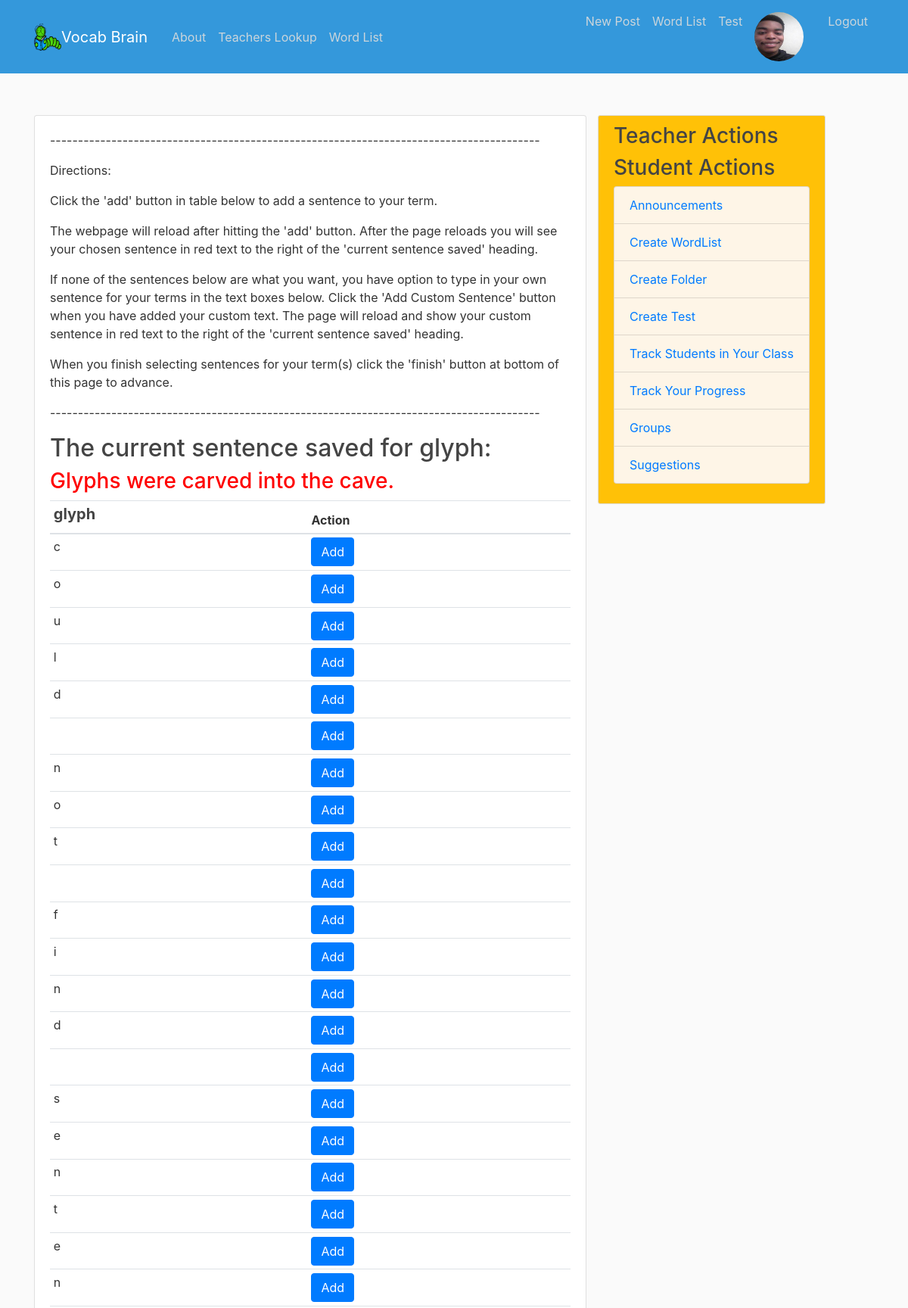
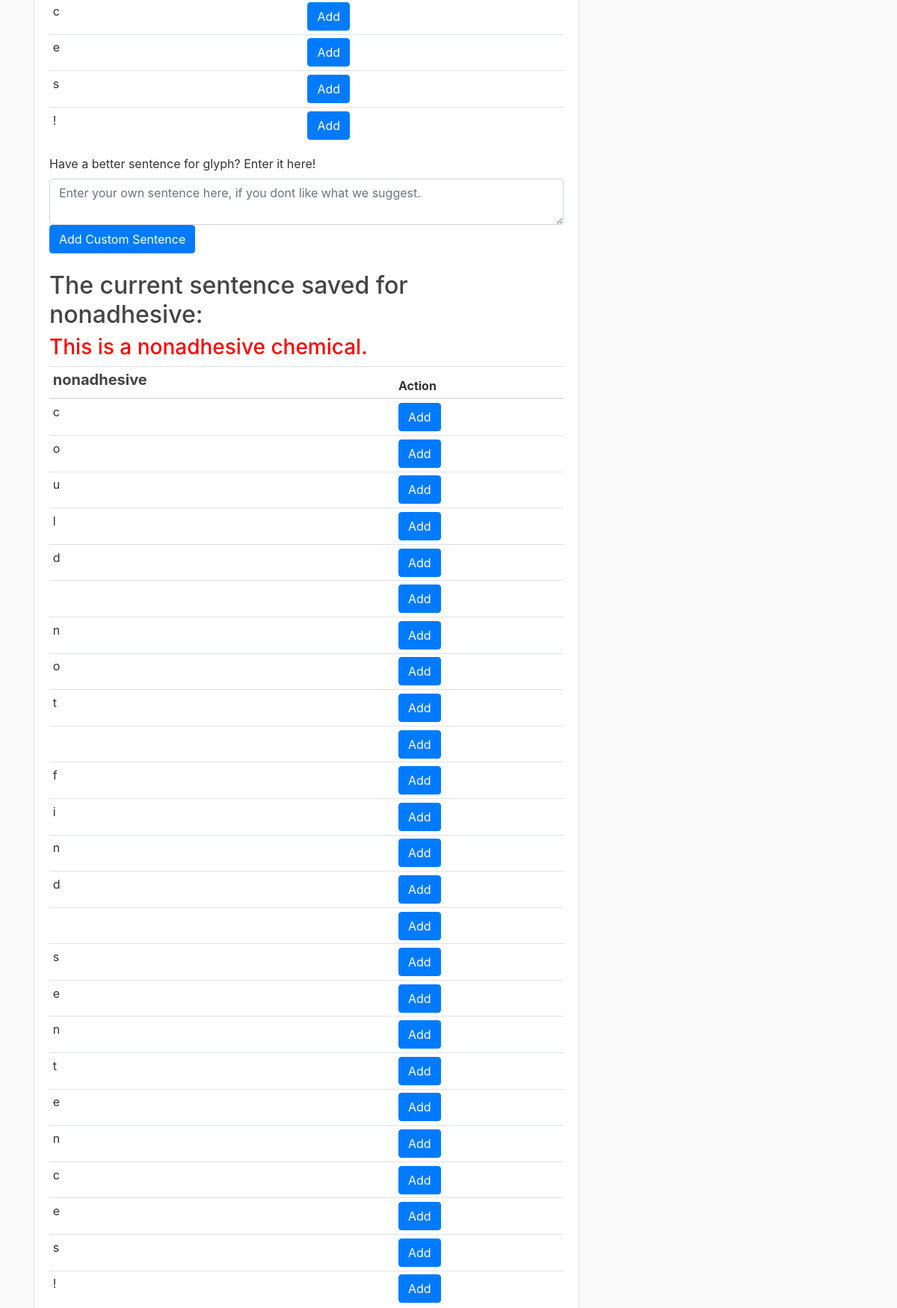
/word_list_sents/82/ (signed in, upper part), run on the app's committed database (2 pictures, top to bottom).
### users/models.py (models this page shows, shortened)
class Profile(models.Model):
    user = models.OneToOneField(User, on_delete=models.CASCADE)
    image = models.ImageField(default='default.jpeg', upload_to='profile_pics')

### blog/models.py (models this page shows, shortened)
class Word(models.Model):
    term = models.CharField(max_length=100)
    definition = models.CharField(max_length=150)
    sentence = models.CharField(max_length=300)
    wordlist = models.ForeignKey(WordList, on_delete=models.CASCADE)
    def __str__(self):
        return self.term.lower()
    def get_sent(term):
        parser = WiktionaryParser()
        lookup = parser.fetch(term)
        sentences = []
        try:
            for items in lookup:
                wordlist = (items['definitions'][0]['examples'])
            for sent in wordlist:
                sentences.append(sent)
            return(sentences)
        except:
            return("could not find sentences!")

### blog/views.py (the view, shortened to what this page needs)
# urls.py: path('word_list_sents/<int:pk>/', views.word_list_sents, name='word_list_sents'),
def word_list_sents(request, pk):
    wordlist = WordList.objects.get(pk=pk)
    a = wordlist.id
    words = Word.objects.filter(wordlist__id=pk)
    context = {
        'words': words
    }
    return render(request, 'blog/word_list_sents.html', context)

### blog/templates/blog/word_list_sents.html (shortened to what this page needs)
{% extends "blog/base.html" %}
{% block content%}
<div class = "row">
<div class = "col-md">
<div class = "card card-body">
<p>----------------------------------------------------------------------------------------</p>
<p>Directions:</p>
<p>Click the 'add' button in table below to add a sentence to your term.
<p>The webpage will reload after hitting the 'add' button. After the page reloads you will see your chosen sentence in red text to the right of the 'current sentence saved' heading.</p>
<p> If none of the sentences below are what you want, you have option to type in your own sentence for your terms in the text boxes below. Click the 'Add Custom Sentence' button when you have added your custom text. The page will reload and show your custom sentence in red text to the right of the 'current sentence saved' heading.</p>
<p>When you finish selecting sentences for your term(s) click the 'finish' button at bottom of this page to advance.</p>
<p>----------------------------------------------------------------------------------------</p>
{% for word in words %}
<h2> The current sentence saved for {{word}}:</h2>
<h3 style="color:red">   {{word.sentence}}  </h3>
<table class = "table table-sm">
        <thead>
            <tr>
                <th> <h5 class="font-weight-bold">{{word}}</h5> </th>
                <th> Action </th>
            </tr>
        </thead>
        <tbody>
            {% for sent in word.get_sent %}
            <tr>
                <td> {{sent}} </td>
                <td>
                    <form method = "POST">{% csrf_token %}
              <button class="btn btn-primary" type="submit" name="term_sent" value= "{{sent}}" onclick="myFunction()">Add</button>
                </form>
          </td>
            </tr>
            {% endfor %}
    </tbody>
    </table>
<form method = "POST">{% csrf_token %}
    <div class="form-group">
    <label for="exampleFormControlTextarea1">Have a better sentence for {{word}}? Enter it here!</label>
    <textarea class="form-control" name="text_input" rows="2" value="{{text_input}}" placeholder="Enter your own sentence here, if you dont like what we suggest."></textarea>
    <button type="submit" class="btn btn-primary mb-2">Add Custom Sentence</button>
    </div>
</form>
{% endfor %}
</div>
</div>
</div>
{% endblock content %}

### blog/templates/blog/base.html (shortened to what this page needs)
{% load static %}
<!DOCTYPE html>
<html>
<head>
    <link rel="stylesheet" href="https://maxcdn.bootstrapcdn.com/bootstrap/4.0.0/css/bootstrap.min.css">
<link rel="stylesheet" type="text/css" href="{% static 'blog/main.css'%}">
<link rel="stylesheet" type="text/css" href="https://cdn.datatables.net/v/bs4/dt-1.10.21/datatables.min.css"/>
</head>
<body>
    <header class="site-header">
  <nav class="navbar navbar-expand-md navbar-dark box-shadow fixed-top" style="background-color: #3498DB;">
    <div class="container">
      <img src="{% static "img/bookworm.png" %}" alt="" width="36" height="36" viewBox="0 0 612 612">
      <a class="navbar-brand mr-4" href="{% url 'blog-home' %}">Vocab Brain </a>
      <div class="collapse navbar-collapse" id="navbarToggle">
        <div class="navbar-nav mr-auto">
          <a class="nav-item nav-link" href="{% url 'blog-about' %}">About</a>
          {% if user.is_authenticated %}
                {% for group in user.groups.all %}
                      {% if group.name == 'Student' %}
          <a class="nav-item nav-link" href="{% url 'blog-teacher_lookup' %}">Teachers Lookup</a>
          <a class="nav-item nav-link" href="{% url 'blog-temp' %}">Word List</a>
          {% endif %}
          {%  endfor %}
          {% endif %}
        </div>
        <div class="navbar-nav">
          {% if user.is_authenticated %}
          {% if user.is_superuser %}
          <a class="nav-item nav-link" href="{% url 'post-create' %}">New Post</a>
          {% endif %}
            {% for group in user.groups.all %}
            {% if group.name == 'Teacher' %}
          <a class="nav-item nav-link" href="{% url 'blog-temp' %}">Word List</a>
          <a class="nav-item nav-link" href="{% url 'blog-temp2' %}">Test</a>
          {% endif %}
          {% endfor %}
          <a class="nav-item nav-link" href="{% url 'profile' %}">
            <img class="rounded-circle article-img" src="{{ request.user.profile.image.url }}" id="img">
          </a>
          <a class="nav-item nav-link" href="{% url 'logout' %}">Logout</a>
          {% else %}
          <a class="nav-item nav-link" href="{% url 'login' %}">Login</a>
          <a class="nav-item nav-link" href="{% url 'register' %}">Register</a>
          {% endif %}
        </div>
      </div>
    </div>
  </nav>
<br><br><br>
</header>
    <main role="main" class="container">
  <div class="row">
    <div class="col-md-8">
      {% block content %}{% endblock %}
    </div>
    <div class="col-md-0">
      <div class="content-section" div id= "sidebar" style="background-color: #FFC107;">
        {%block sidebar%}
        {% if user.is_authenticated %}
                {% for group in user.groups.all %}
                      {% if group.name == 'Teacher' %}
        <h3>Teacher Actions</h3>
           {% else %}
           {% if group.name == 'Student' %}
            <h3>Student Actions</h3>
             {% endif %}
          {% endif %}
          {% endfor %}
          {% endif %}
          <ul class="list-group" >
            <li class="list-group-item list-group-item-light" style="background-color: #FEF5E7;color: blue;"><a href="{% url 'blog-announce' %}" > Announcements</a></li>
            {% if user.is_authenticated %}
                {% for group in user.groups.all %}
                      {% if group.name == 'Teacher' %}
                      <li class="list-group-item list-group-item-light" style="background-color: #FEF5E7;color: blue;"><a href="{% url 'list-create' %}" >Create WordList</a></li>
                       <li class="list-group-item list-group-item-light" style="background-color: #FEF5E7;color: blue;"><a href="{% url 'folder-create' %}" >Create Folder</a></li>
                      <li class="list-group-item list-group-item-light" style="background-color: #FEF5E7;color: blue;"><a href="{% url 'test-create' %}" >Create Test</a></li>
                      <li class="list-group-item list-group-item-light" style="background-color: #FEF5E7;color: blue;"><a href="{% url 'blog-student_tracker' %}" >Track Students in Your Class</a></li>
                      {% endif %}
                      {% if group.name == 'Student' %}
                      <li class="list-group-item list-group-item-light" style="background-color: #FEF5E7;color: blue;"><a href="{% url 'blog-track_progress' %}" >Track Your Progress</a></li>
                      <li class="list-group-item list-group-item-light" style="background-color: #FEF5E7;color: blue;"><a href="{% url 'blog-groups' %}" >Groups</a></li>
                      {% endif %}
                          {% endfor %}
                            {% endif %}
            <li class="list-group-item list-group-item-light" style="background-color: #FEF5E7;color: blue;"><a href="{% url 'blog-suggest' %}" >Suggestions</a></li>
          </ul>
        {% endblock %}
      </div>
  </div>
  </div>
<br><br><br><br>
</main>
</body>
</html>

### blog/static/blog/main.css (style rules this page uses)
body { background: #fafafa; color: #333333; margin-top: 5rem; }
h1, h2, h3, h4, h5, h6 { color: #444444; }
ul { margin: 0; }
.site-header .navbar-nav .nav-link { color: #cbd5db; }
.content-section { background: #ffffff; padding: 10px 20px; border: 1px solid #dddddd; border-radius: 3px; margin-bottom: 20px; }
.article-img { height: 65px; width: 65px; margin-right: 16px; }

### data on the page
Word: term "glyph", sentence "Glyphs were carved into the cave.", get_sent "c" "o" "u" "l" "d" "n" "o" "t" "f" "i" "n" "d" "s" "e" "n" "t" "e" "n" "c" "e" "s" "!", text_input "Enter your own sentence here, if you dont like what we suggest."
Word: term "nonadhesive", sentence "This is a nonadhesive chemical.", get_sent "c" "o" "u" "l" "d" "n" "o" "t" "f" "i" "n" "d" "s" "e" "n" "t" "e" "n" "c" "e" "s" "!"
